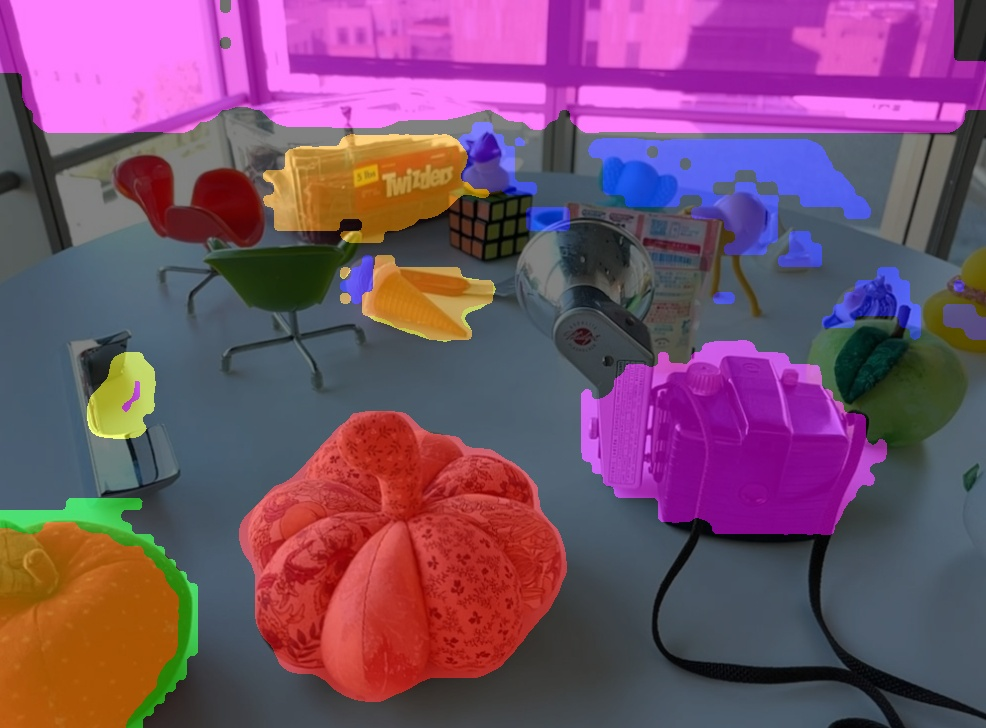
#> input picture out_mask_LEGaussians.jpg, 986 x 728 px, given in place of frame_00105.jpg, which was not available
$ python text_corr_fig.py
#> lines starting #> are read from the running program, lines starting #| are printed output that depends on the picture; after the words box and inside, x2 and y2 are one past the last pixel; in counts of white or black regions, pixels touching at a corner belong together; pictures that were not available may be replaced by others from this repository, and a replacement may not be noted
import cv2
import numpy as np
import os
from tqdm import tqdm

# load image and mask
dataset_name = 'figurines'
# [4 lines of commented-out code are left out]
select_frame = 'frame_00105'
img = cv2.imread("./data/{}/images/".format(dataset_name) + select_frame + '.jpg')
#> img is the input picture: shape (728, 986, 3); mean B, G, R 107.3, 78.6, 119.3
# foldlist = ['LEGaussians', 'sparselgs', 'instant_official', 'langsplat']
foldlist = ['LEGaussians', 'sparselgs', 'instant_official']
# foldlist = ['langsplat']
mask_folder = 'eval_result/{}/'.format(dataset_name) + select_frame[-5:]
# , 'green apple'
texts = ['pumpkin', 'red apple', 'rubber duck with buoy', 'spatula', 'old camera', 'pink ice cream']
# texts = ['knife', 'ottolenghi', 'pour-over vessel', 'Stainless steel pots', 'toaster', 'yellow desk']
# texts = ['bag of cookies', 'tea in a glass', 'stuffed bear', 'coffee', 'three cookies', 'plate']
# texts = ['bowl', 'chopsticks', 'egg', 'napkin', 'plate', 'sake cup']

color_list = [[255, 0, 0],     # 红色
              [0, 255, 0],     # 绿色
              [0, 0, 255],     # 蓝色
              [255, 255, 0],   # 黄色
              [255, 0, 255],   # 紫色
              [255, 165, 0],   # 橙色
              [0, 255, 255],]   # 青色

masks = [text+'.png' for text in texts]

for method in foldlist:
    get_folder = '/data1/hj/{}/'.format(method) + mask_folder
    image_with_masks = img.copy() * 0.5
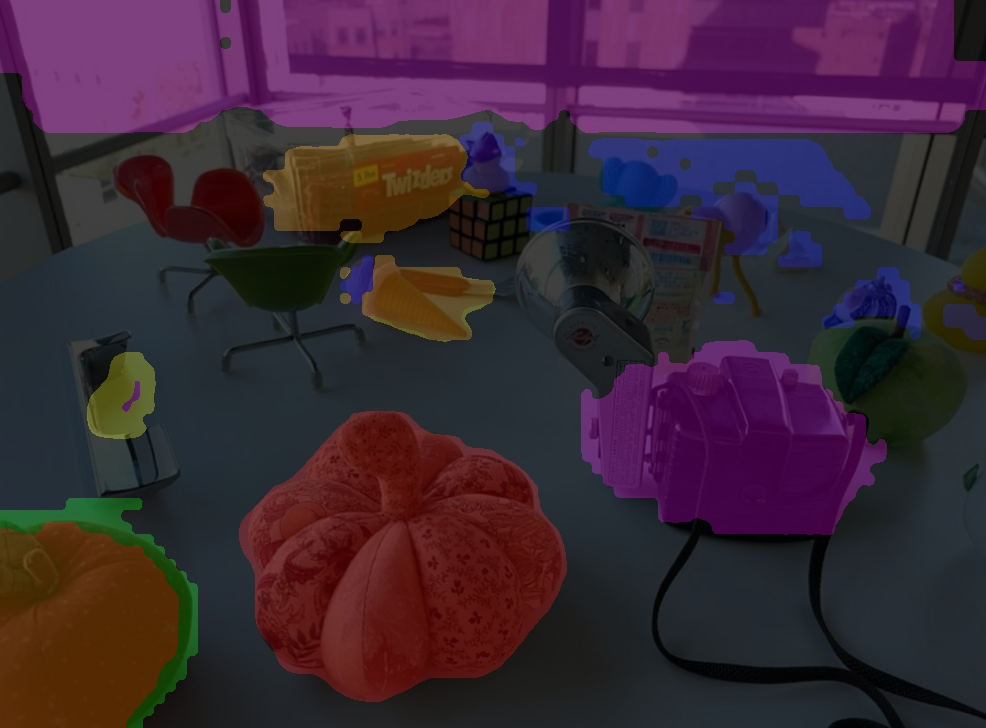
#> image_with_masks: shape (728, 986, 3) float64; mean B, G, R 53.7, 39.3, 59.7
    for i, mask in tqdm(enumerate(masks)):
        # print(mask, color_list[i % len(color_list)])
        mask_path = os.path.join(get_folder, 'chosen_'+mask)
        mask = cv2.imread(mask_path)[..., 0] > 10
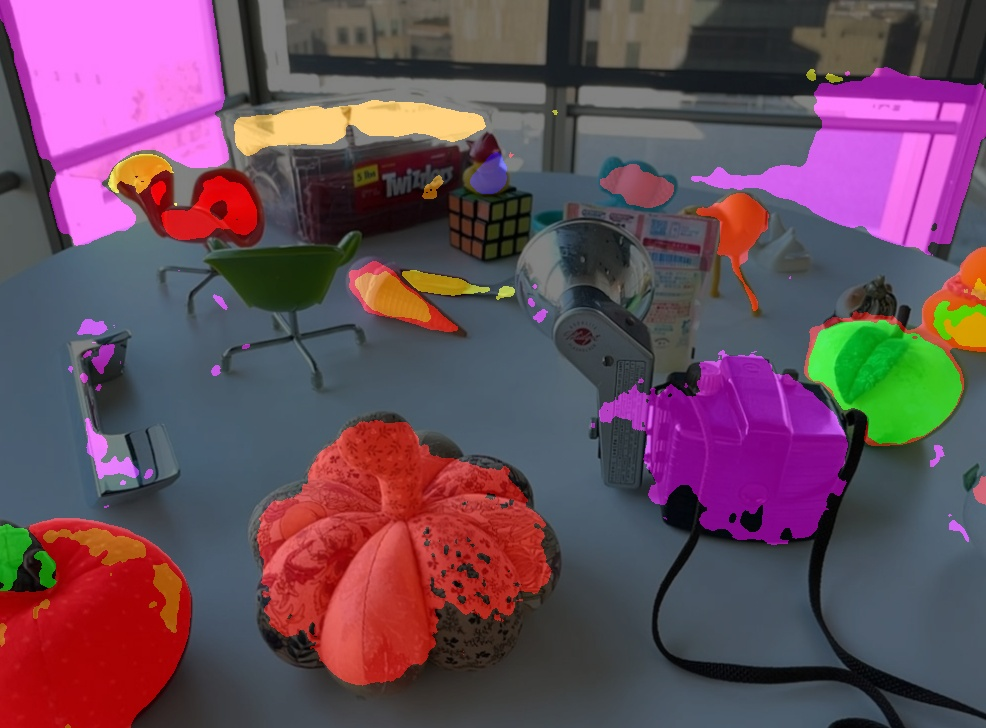
#> input picture out_mask_instant_official.jpg, 986 x 728 px, given in place of chosen_pumpkin.png, which was not available
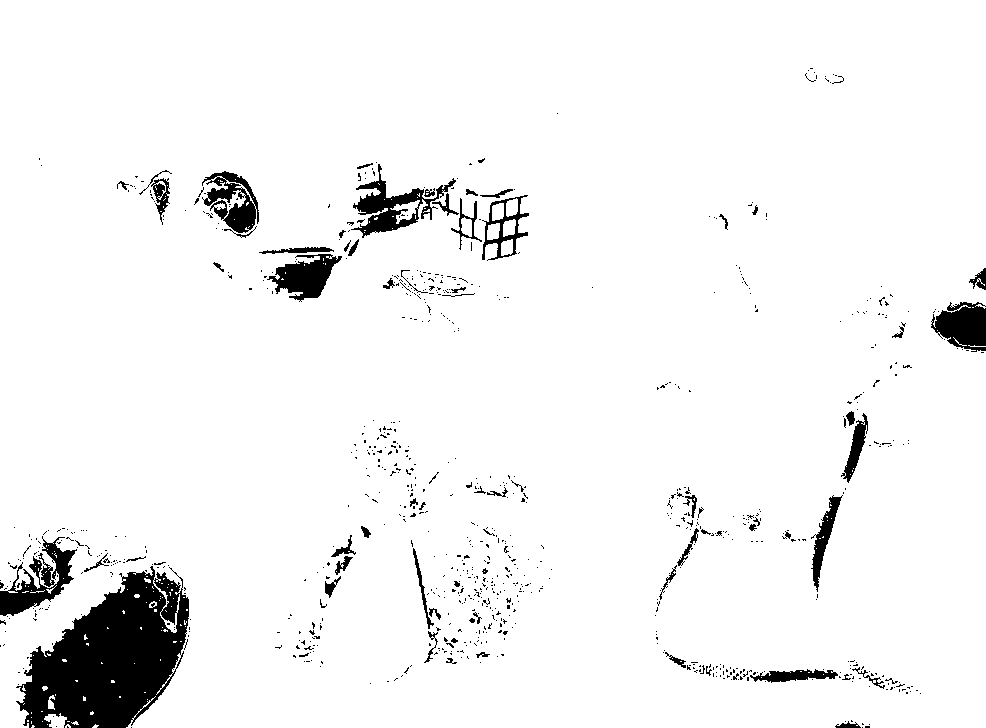
#> mask: shape (728, 986) bool; 94.9% white; 862 black regions (787 under 20 px), largest, box (x1, y1, x2, y2) and area: (16, 566, 189, 728) 16690, (0, 536, 77, 616) 2301, (351, 164, 456, 238) 2189
        color = np.array(color_list[i % len(color_list)], dtype=np.uint8)
        color[0], color[1], color[2] = color[2], color[1], color[0]
        # print(color.shape)
        color_array = np.ones(img.shape, dtype=np.uint8) * np.array(color, dtype=np.uint8)[np.newaxis, np.newaxis, :]
        image_with_masks[mask] = cv2.addWeighted(img, 0.5, np.array(color_array, dtype=np.uint8), 0.5, 0)[mask]
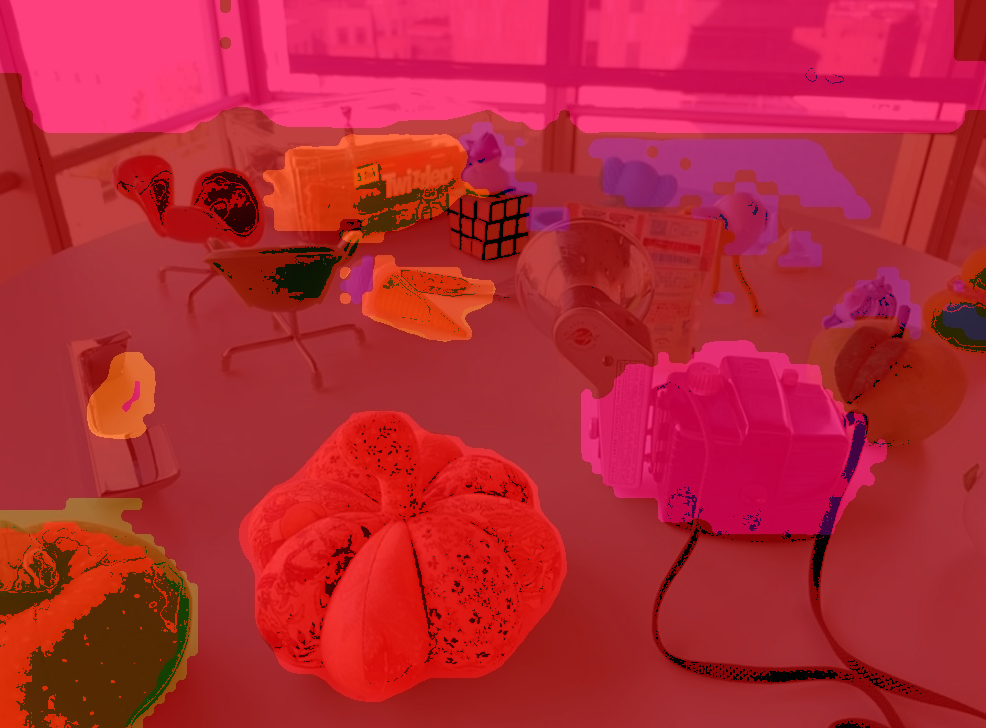
#> image_with_masks: shape (728, 986, 3) float64; mean B, G, R 53.7, 39.3, 180.6
#> (the run stopped early here; a loop or call above may not have finished)
